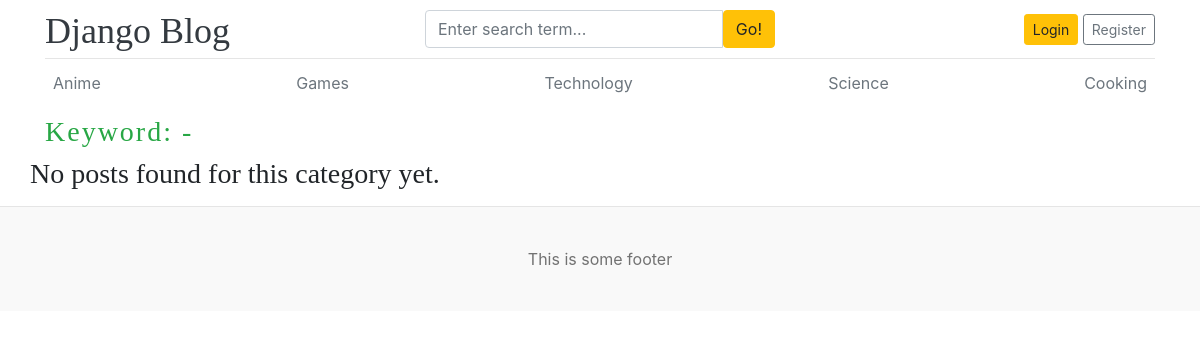
The app's page /blogs/search/ with its own data.
### blogs/models.py (models this page shows)
class Category(models.Model):
    category_name = models.CharField(max_length=50, unique=True)
    created_at = models.DateTimeField(auto_now_add=True)
    updated_at = models.DateTimeField(auto_now=True)
    def __str__(self) -> str:
        return self.category_name
    class Meta:
        verbose_name_plural = 'categories'

### blogs/views.py (the view)
# urls.py: path('blogs/search/', BlogViews.search , name='search'),
def search(request):
    keyword = request.GET.get('keyword')
    if keyword:
        blogs = Blog.objects.filter(Q(title__icontains=keyword) | Q(short_description__icontains=keyword) | Q(blog_body__icontains=keyword), status='Published', )
        context = {
        'blogs':blogs,
        'keyword':keyword,
    }
    else:
        context = {
        'blogs':None,
    }
    return render(request, 'search.html', context=context)

### blogs/context_processors.py (called while the page is built)
def get_categories(request):
    categories = Category.objects.all().order_by('created_at')
    return dict(categories = categories)

def get_socialmedia_links(request):
    social_media_links = SocialMedia.objects.all()
    return dict(social_media_links = social_media_links)

### templates/search.html
{% extends 'base.html' %}
{% block content %}
<h3 class="text text-success" style="letter-spacing: 2px">
    Keyword: - {{keyword | title  }}
  </h3>
  <div class="row mb-2">
    {% if blogs %}
        {% for post in blogs %}
            <div class="col-md-6">
                <div class="card border-0">
                    <div class="card-body">
                    <h3> <a href=" {% url 'single_blog' post.slug %} " class="text-dark">{{post.title}}</a></h3>
                    <small class="mb-1 text-muted"
                        >{{post.created_at | timesince }} ago. | {{post.author}}</small
                    >
                    <p class="card-text">
                        {{post.short_description | truncatewords:20 }}
                    </p>
                    </div>
                </div>
            </div>
        {% endfor %}
    {% else %}
        <h3>No posts found for this category yet.</h3>
    {% endif %}
  </div>
  </div>
{% endblock %}

### templates/base.html (shortened to what this page needs)
{% load static %}
<!DOCTYPE html>
<html lang="en">
<head>
    <link href="https://getbootstrap.com/docs/4.0/dist/css/bootstrap.min.css" rel="stylesheet">
    <link href="{% static 'css/blog.css' %}" rel="stylesheet">
    <link rel="stylesheet" href="https://cdnjs.cloudflare.com/ajax/libs/font-awesome/4.7.0/css/font-awesome.min.css">
  </head>
<body>
    <div class="container">
      <header class="blog-header p  y-3">
        <div class="row flex-nowrap justify-content-between align-items-center">
          <div class="col-4 pt-1">
            <a class="blog-header-logo text-dark" href="/">Django Blog</a>
          </div>
          <div class="col-4">
              <form action="{% url 'search' %}" method="GET">
                  <div class="input-group">
                    <input class="form-control" type="text" name="keyword" placeholder="Enter search term..." aria-label="Enter search term..." aria-describedby="button-search" />
                    <button class="btn btn-warning" id="button-search" type="submit">Go!</button>
                  </div>
              </form>
          </div>
          <div class="col-4 d-flex justify-content-end align-items-center">
            {% if not user.is_authenticated %}
              <a class="btn btn-sm btn-warning" href=" {% url 'login' %} ">Login</a> &nbsp;
              <a class="btn btn-sm btn-outline-secondary" href=" {% url 'register' %} ">Register</a>
            {% else %}
              <span> <a href="{% url 'dashboard' %}">Dashboard</a> </span>
              &emsp;
              <span><a href="{% url 'logout' %}">Log out</a></span>
            {% endif %}
          </div>
        </div>
      </header>
      <div class="nav-scroller py-1 mb-2">
        <nav class="nav d-flex justify-content-between">
          {% for category in categories %}
          <a class="p-2 text-muted" href="{% url 'posts_by_category' category.pk %}">{{category}}</a>
          {% endfor %}
        </nav>
    </div>
{% block content %}
{% endblock %}
    <footer class="blog-footer">
        This is some footer
    </footer>
</body>
</html>

### blog_main/static/css/blog.css (style rules this page uses)
.blog-header { border-bottom: 1px solid #e5e5e5; }
.blog-header-logo { font-family: "Playfair Display", Georgia, "Times New Roman", serif; font-size: 2.25rem; }
h1, h2, h3, h4, h5, h6 { font-family: "Playfair Display", Georgia, "Times New Roman", serif; }
.blog-footer { padding: 2.5rem 0; color: #727272; text-align: center; background-color: #f9f9f9; border-top: .05rem solid #e5e5e5; }

### records on screen
Category: category_name "Anime"
Category: category_name "Games"
Category: category_name "Technology"
Category: category_name "Science"
Category: category_name "Cooking"
